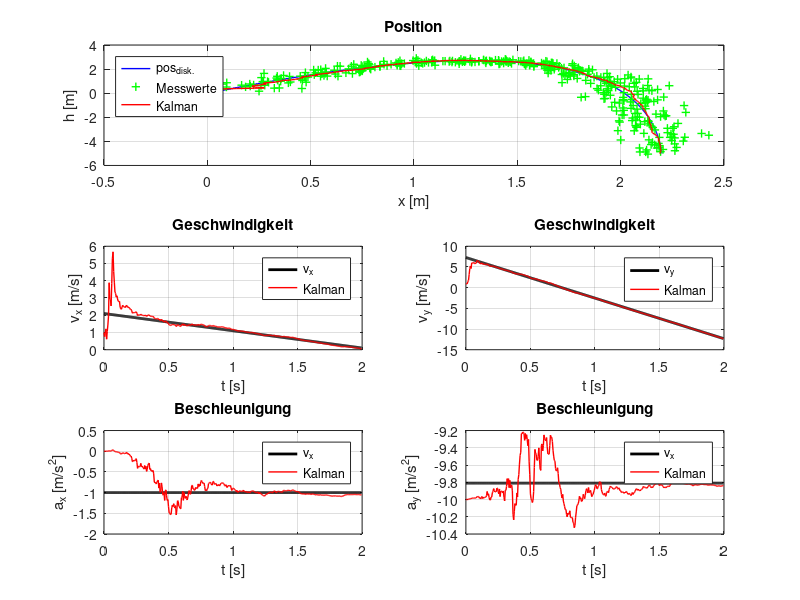

Reproduce this figure in MATLAB.
%% Beispiel für das Kalman-Filter im sechsdimensionalen Fall
% In diesem Beispiel sind die Eingangswerte des Filters unbekannt und
% werden als Systemzustand modelliert. Aus diesem Grund besitzen Kalman-
% Filter und Systemmodell unterschiedliche Matrizen A und B.

clc; home; close all;

% Zeitvektor
Tend = 2;          % Endzeit in [s]
dt = 0.005;           % Abtastzeit in [s]
t = 0:dt:Tend-dt;    % Zeitvektor [s]
N = length(t);
  
%% Durchführung der (zeitdiskreten) Simulation

% Systemparameter
ax = -1;            % Beschleunigung in x-Richtung [m/s^2]
vx0 = 2.1;          % Startgeschwindigkeit in x-Richtung [m/s]

ay = -9.81;         % Beschleunigung in y-Richtung [m/s^2]
vy0 = 7.28;         % Startgeschwindigkeit in y-Richtung [m/s]

px0 = 0;            % Startposition in x-Richtung [m]
py0 = 0;            % Startposition in y-Richtung [m]
 
% Diskretisierung der Zustandsübergangsmatrix
A = [1, 0, dt,  0;     % x = x0 + vx*dt + ...
      0, 1,  0, dt;     % y = y0 + vy*dt + ...
      0, 0,  1,  0;     % vx = vx0
      0, 0,  0,  1];     % vy = vy0

% Diskretisierung der Eingangsmatrix
B = [0.5*dt^2,        0;     % x = ... + 0.5*ax*dt^2
            0, 0.5*dt^2;     % y = ... + 0.5*ay*dt^2
           dt,        0;     % vx = ... ax*dt
            0,       dt];     % vy = ... ay*dt
   
% Ausgangsmatrix
C = [1, 0, 0, 0;    % Ausgang ist Identität des Zustandes
     0, 1, 0, 0;
     0, 0, 1, 0;
     0, 0, 0, 1];
 
% Durchgriffsmatrix
D = [0, 0;          % Einfluss von Eingangswert auf x-Position
     0, 0;          % Einfluss von Eingangswert auf y-Position
     0, 0;          % Einfluss von Eingangswert auf x-Geschwindigkeit
     0, 0];          % Einfluss von Eingangswert auf y-Geschwindigkeit
 
% Eingangsvektor (konstant)
u = [ax;            % Beschleunigung in x-Richtung
     ay];           % Beschleunigung in y-Richtung

 
% Initialer Zustandsvektor
x0 = [px0;           % Initiale x-Position
     py0;           % Initiale y-Position
     vx0;           % Initiale x-Geschwindigkeit
     vy0];          % Initiale y-Geschwindigkeit
 
% Ergebnisvektor
dx_results = zeros(length(x0), length(t));

% Zustandsvektor initialisieren
x = x0;

for i=1:N
    % Simulationszeit ermitteln
    time = t(i);
    
    % Folgezustand ermitteln (Differential)
    x_next = A*x + B*u;
    
    % Ausgang berechnen
    y = C*x + D*u;
    
    % "Integration" des Zustandes
    x = x_next;

    % Vektor sichern
    dx_results(:,i) = y;
end         
         
%% Approximation durch das Kalman-Filter

% Es wird definiert, dass nur die Position in x- und y-Richtung gemessen
% werden kann, nicht jedoch Geschwindigkeit oder Beschleunigung.

% Messrauschen erzeugen
vmess = 0.01;                       % Varianz in x/y-Richtung [m]
v = sqrt(vmess)*randn(2, N);       % Messrauschen [m]

% Virtueller Messwertvektor
messungen = dx_results(1:2, :) + v;

% Diskretisierung der Zustandsübergangsmatrix
Ak = [1, 0, dt,  0, 0.5*dt^2,        0;     % x = x0 + vx*dt + ...
      0, 1,  0, dt,        0, 0.5*dt^2;     % y = y0 + vy*dt + ...
      0, 0,  1,  0,       dt,        0;     % vx = vx0
      0, 0,  0,  1,        0,       dt;     % vy = vy0
      0, 0,  0,  0,        1,        0;     % ax = 0 + ...
      0, 0,  0,  0,        0,        1];    % ay = 0 + ... 

% Diskretisierung der Eingangsmatrix
Bk = [0.5*dt^2,  0;     % x = ... + 0.5*ax*dt^2
      0, 0.5*dt^2;     % y = ... + 0.5*ay*dt^2
     dt,  0;     % vx = ... ax*dt
      0, dt;     % vy = ... ay*dt
      1,  0;     % ax = ... + ax  
      0,  1];    % ay = ... + ay
  
% Messübergangsmatrix
H = [1, 0, 0, 0, 0, 0;            % Übergang von Zustandsvektor in x-Messung
     0, 1, 0, 0, 0, 0];           % Übergang von Zustandsvektor in y-Messung
 
% Messunsicherheit / Messkovarianzmatrix
R = [vmess, 0;
         0, vmess];

% Unsicherheit der Eingänge (Kovarianz des Prozessrauschens)
Q = [10E-6, 0;
     0, 10E-6];
     
% Konvergenzfaktor
lambda = 1;

% Initialisierung der Zustandsschätzung
x = [0;                     % Position in x-Richtung [m]
     0;                     % Position in y-Richtung [m]
     1;                     % Geschwindigkeit in x-Richtung [m/s]
     1;                     % Geschwindigkeit in y-Richtung [m/2]
     0;                     % Beschleunigung in x-Richtung [m/s^2]
   -10];                    % Beschleunigung in y-Richtung [m/s^2]
 
% Initialisierung der Systemkovarianzen
P = [1, 0, 0, 0, 0, 0;
     0, 1, 0, 0, 0, 0;
     0, 0, 10, 0, 0, 0;
     0, 0, 0, 10, 0, 0;
     0, 0, 0, 0,  1, 0;
     0, 0, 0, 0, 0,  1];

% Identitätsmatrix
I = eye(size(P));
  
% Ergebnisvektor
kx_results = zeros(length(x), length(t));
kx_results(:, 1) = x;
 
% Schleife beginnt mit einer a-priori-Schätzung,
% da der Initialzustand bereits eine a-posteriori-Schätzung ist.
x_pos = x;
P_pos = P;
clearvars x P A B D;

% Iterieren
for i=1:N        
    % Prädiktion des Systemzustandes
    x_pri = Ak*x_pos;% + Bkd*u;
    
    % Prädiktion der Systemkovarianz
    P_pri = Ak*P_pos*Ak' * 1/(lambda^2);% + Bk*Q*Bk';

    % Messung beziehen
    z = messungen(:, i);

    % Ermittlung von Innovation und Residualkovarianz
    w = z - H*x_pri;
    S = H*P_pri*H' + R;

    % Ermittlung des Kalman-Gains
    K = P_pri * H' / S;

    % Korrektur der Schätzung mittels Messwert
    x_pos = x_pri + K*w;

    % Korrektur der Kovarianzmatrix mittels Messwert
    % "Joseph-Form", insbesondere, wenn Kalman-Gain nicht optimal
    IKH = I-K*H;
    P_pos = IKH*P_pri*IKH' + K*R*K';

    % Vektor sichern
    kx_results(:,i) = x_pos;
end
     
%% Darstellung der Ergebnisse der Simulation
figure('Name', 'Kalman-Simulation: Ballistische Kurve', 'NumberTitle', 'Off');

% Plot der Position
subplot(3,2,1:2);
stairs(dx_results(1,:), dx_results(2, :), 'b', 'LineWidth', 1);
title('Position');
xlabel('x [m]');
ylabel('h [m]');
grid on;
hold on;
plot(messungen(1,:), messungen(2, :), 'g+', 'LineWidth', 1);
plot(kx_results(1,:), kx_results(2, :), 'r-', 'LineWidth', 1);
legend('pos_{disk.}', 'Messwerte', 'Kalman', 'Location', 'NorthWest');

% Plot der x-Geschwindigkeit
subplot(3,2,3);
plot(t, dx_results(3, :), 'k', 'LineWidth', 2);
title('Geschwindigkeit');
xlabel('t [s]');
ylabel('v_x [m/s]');
grid on;
hold on;
plot(t, kx_results(3, :), 'r-', 'LineWidth', 1);
legend('v_{x}', 'Kalman', 'Location', 'Northeast');

% Plot der y-Geschwindigkeit
subplot(3,2,4);
plot(t, dx_results(4, :), 'k', 'LineWidth', 2);
title('Geschwindigkeit');
xlabel('t [s]');
ylabel('v_y [m/s]');
grid on;
hold on;
plot(t, kx_results(4, :), 'r-', 'LineWidth', 1);
legend('v_{y}', 'Kalman', 'Location', 'Northeast');

% Plot der x-Beschleunigung
subplot(3,2,5);
plot(t, ones(N, 1) * ax, 'k', 'LineWidth', 2);
title('Beschleunigung');
xlabel('t [s]');
ylabel('a_x [m/s^2]');
grid on;
hold on;
plot(t, kx_results(5, :), 'r-', 'LineWidth', 1);
legend('v_{x}', 'Kalman', 'Location', 'Northeast');

% Plot der y-Beschleunigung
subplot(3,2,6);
plot(t, ones(N, 1) * ay, 'k', 'LineWidth', 2);
title('Beschleunigung');
xlabel('t [s]');
ylabel('a_y [m/s^2]');
grid on;
hold on;
plot(t, kx_results(6, :), 'r-', 'LineWidth', 1);
legend('v_{x}', 'Kalman', 'Location', 'Northeast');